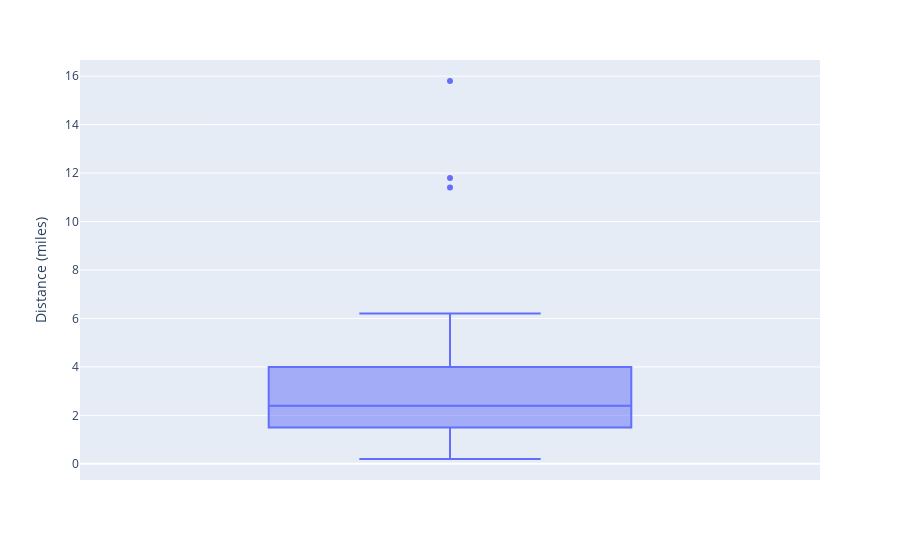

The code cell stored with this chart in its notebook:
### Markdown cell above
Looking at the above table, the first thing that jumped out of me was the large gap between our 75% percintle in Distance (miles) and our max in Distance (miles). Without even doing any additional math, it's very obvious that we have a few outliers when it comes to our Distance. Looking at a box plot, this becomes even more clear.

### Code cell
px.box(df, y="Distance (miles)")

### Figure 1 — Plotly figure (JSON) as saved in the notebook; plotly's stock layout.template omitted (floating-point values rounded to 4 significant figures)
{"data": [{"alignmentgroup": "True", "hovertemplate": "Distance (miles)=%{y}<extra></extra>", "legendgroup": "", "marker": {"color": "#636efa"}, "name": "", "notched": false, "offsetgroup": "", "orientation": "v", "showlegend": false, "type": "box", "x0": " ", "xaxis": "x", "y": [2, 2.2, 4.6, 2.4, 4, 11.4, 6.2, 1.1, 3.6, 0.2, 11.8, 15.8, 0.8, 2, 2.2, 4, 2.4, 0.4, 2.2, 3.6, 2, 3, 4.8, 4, 3.5, 2.6, 1.5, 1.5, 1.3, 1], "y0": " ", "yaxis": "y"}], "layout": {"boxmode": "group", "legend": {"tracegroupgap": 0}, "margin": {"t": 60}, "xaxis": {"anchor": "y", "domain": [0, 1]}, "yaxis": {"anchor": "x", "domain": [0, 1], "title": {"text": "Distance (miles)"}}}}
